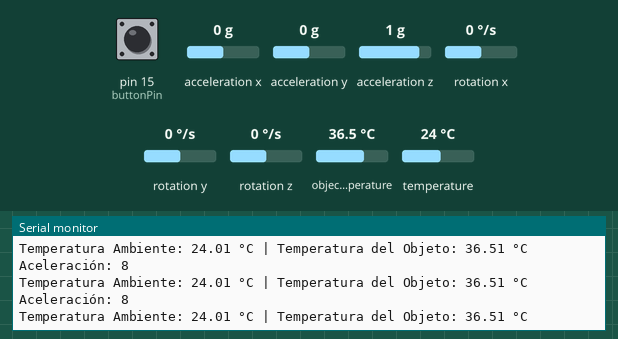
Bench run of a sketch on a simulated Arduino Uno, built with avr-gcc and run on an emulated ATmega328P. On the bench: the last lines printed to the serial monitor. Wiring (inferred from the names in the program): MPU-6050 motion sensor at I2C address 0x68. Inputs (shaded band) come from the test bench; at power-on: acceleration z 1 g, acceleration x 0 g, acceleration y 0 g, object temperature 36.5 °C, temperature 24 °C, pin 15 (buttonPin) HIGH, rotation x 0 °/s, rotation y 0 °/s, rotation z 0 °/s.

Above: at 1.2 s.
1.3 s: acceleration z set to 0 g
At 1.38 s:
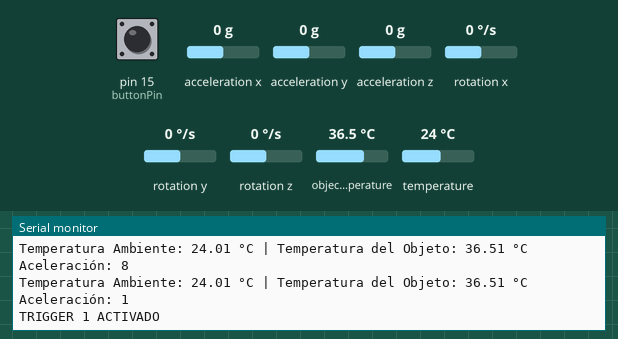
2.9 s: acceleration x set to -1.4 g
At 4.02 s:
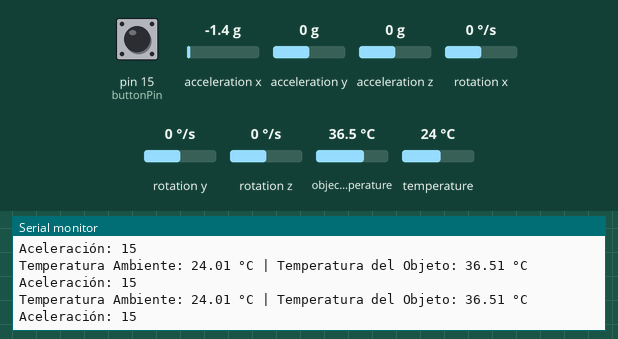
4.5 s: acceleration y set to -1.4 g
At 4.55 s:
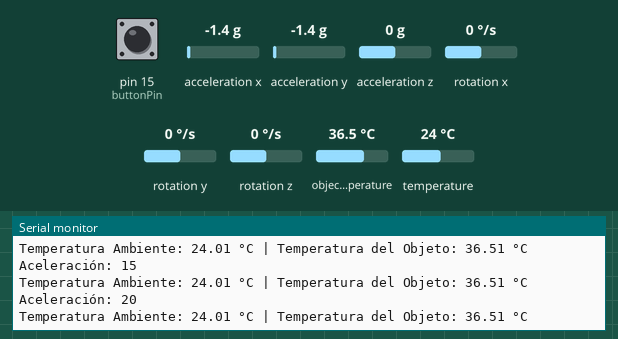
6.0 s: object temperature set to 20 °C
At 6.02 s:
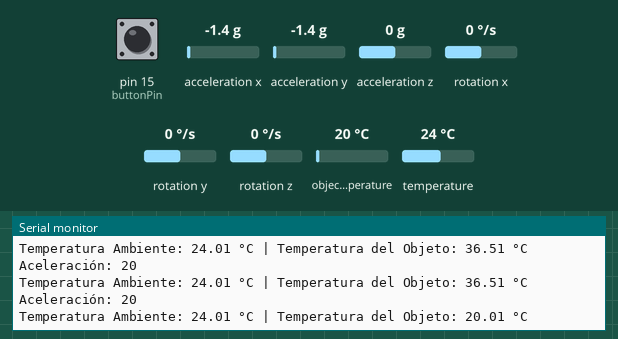
7.5 s: temperature set to 12 °C
At 7.6 s:
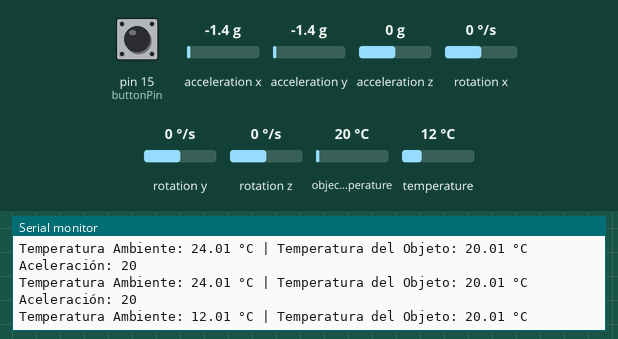
Timing chart, 0 to 10.0 s (numbered marks = the images above; inputs shaded):
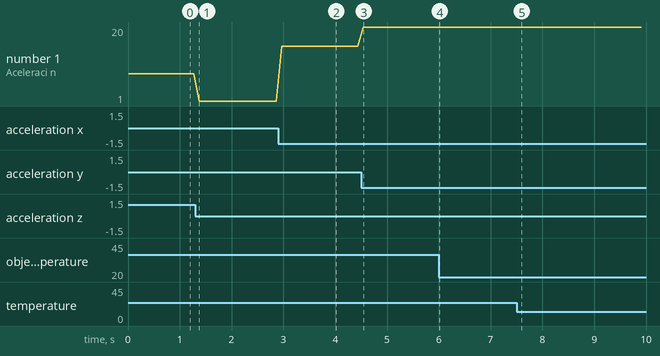

The sketch:

giro_temp.ino
```cpp
#include <Wire.h>
#include <Adafruit_MLX90614.h> // Librería para el GY-906
#include "MAX30105.h"
#include "heartRate.h"


//Sensores que se utilizaran
const int MPU_addr = 0x68; // Dirección I2C del MPU-6050 ace gri
Adafruit_MLX90614 mlx = Adafruit_MLX90614(); // Instancia del sensor GY-906 temp
MAX30105 particleSensor;

//Variables para la medicion de los sensores
int16_t AcX, AcY, AcZ, Tmp, GyX, GyY, GyZ;// Datos crudos de acerelarcion y giroscopio
float ax = 0, ay = 0, az = 0, gx = 0, gy = 0, gz = 0; //Normalizacion de datos de ace y gir
boolean fall = false, trigger1 = false, trigger2 = false, trigger3 = false;
byte trigger1count = 0, trigger2count = 0, trigger3count = 0;
int angleChange = 0;

//Variables para la teperatura
float tempAmb, tempObj;

//Medicion de pulso, oxigenacion  etc.
const byte RATE_SIZE = 4;
byte rates[RATE_SIZE];
byte rateSpot = 0;
long lastBeat = 0;
float beatsPerMinute;
int beatAvg;
float spo2;
unsigned long startTimeBPM = 0;
unsigned long startTimeSpO2 = 0;
bool bpmAlertReady = false;
bool spo2AlertReady = false;


//intervalo de timepo entre medicion de los sensores
const int sampleInterval = 10;
const int ALERT_TIME=1000;
bool alertActive = false;

//Pines que se utilizaran
const int buzzerPin=5;
const int ledPin=4;
const int motorvib=12;
const int buttonPin=15;


void setup() {
    Serial.begin(115200);
    Wire.begin();

    // Inicialización del MPU-6050
    Wire.beginTransmission(MPU_addr);
    Wire.write(0x6B);  // PWR_MGMT_1 register
    Wire.write(0);     // Despertar el MPU-6050
    Wire.endTransmission(true);
    Serial.println("MPU-6050 inicializado");

    // Inicialización del GY-906
    if (!mlx.begin()) {
        Serial.println("Error al inicializar el GY-906");
        while (1);
    }
    Serial.println("GY-906 inicializado");

    //


}

void loop() {
      if (digitalRead(buttonPin) == LOW && alertActive) {
    	cancelAlert();
  }
    if (fall) {
        Serial.println("FALL DETECTED");
        activateAlarms();
    }
    else{


    static unsigned long lastTime = 0;
     if (millis() - lastTime >= sampleInterval) {
	  lastTime = millis();
    //Logica de pulso y de oximetro


    //Logica de giroscopio
    mpu_read();
    ax = (AcX - 2050) / 16384.00;
    ay = (AcY - 77) / 16384.00;
    az = (AcZ - 1947) / 16384.00;
    gx = (GyX + 270) / 131.07;
    gy = (GyY - 351) / 131.07;
    gz = (GyZ + 136) / 131.07;

    // Calcular vector de amplitud
    float Raw_Amp = sqrt(ax * ax + ay * ay + az * az);
    int Amp = Raw_Amp * 10;
    Serial.print("Aceleración: ");
    Serial.println(Amp);

    if (Amp <= 2 && !trigger2) {
        trigger1 = true;
        Serial.println("TRIGGER 1 ACTIVADO");
    }

    if (trigger1) {
        trigger1count++;
        if (Amp >= 12) {
            trigger2 = true;
            Serial.println("TRIGGER 2 ACTIVADO");
            trigger1 = false; trigger1count = 0;
        }
    }

    if (trigger2) {
        trigger2count++;
        angleChange = sqrt(gx * gx + gy * gy + gz * gz);
        Serial.println(angleChange);
        if (angleChange >= 30 && angleChange <= 400) {
            trigger3 = true;
            trigger2 = false; trigger2count = 0;
            Serial.println("TRIGGER 3 ACTIVADO");
        }
    }

    if (trigger3) {
        trigger3count++;
        if (trigger3count >= 10) {
            angleChange = sqrt(gx * gx + gy * gy + gz * gz);
            Serial.println(angleChange);
            if (angleChange >= 0 && angleChange <= 10) {
                fall = true;
                trigger3 = false; trigger3count = 0;
                Serial.println("FALL DETECTED");
            } else {
                trigger3 = false; trigger3count = 0;
                Serial.println("TRIGGER 3 DEACTIVADO");
            }
        }
    }


    if (trigger2count >= 6) {
        trigger2 = false; trigger2count = 0;
        Serial.println("TRIGGER 2 DEACTIVADO");
    }

    if (trigger1count >= 6) {
        trigger1 = false; trigger1count = 0;
        Serial.println("TRIGGER 1 DEACTIVADO");
    }

    // Leer temperatura del GY-906

    mlx_temp();
    Serial.print("Temperatura Ambiente: ");
    Serial.print(tempAmb);
    Serial.print(" °C | Temperatura del Objeto: ");
    Serial.print(tempObj);
    Serial.println(" °C");


    delay(100);
}}}

void mpu_read() {
    Wire.beginTransmission(MPU_addr);
    Wire.write(0x3B);
    Wire.endTransmission(false);
    Wire.requestFrom(MPU_addr, 14, true);
    AcX = Wire.read() << 8 | Wire.read();
    AcY = Wire.read() << 8 | Wire.read();
    AcZ = Wire.read() << 8 | Wire.read();
    Tmp = Wire.read() << 8 | Wire.read();
    GyX = Wire.read() << 8 | Wire.read();
    GyY = Wire.read() << 8 | Wire.read();
    GyZ = Wire.read() << 8 | Wire.read();
}
void mlx_temp(){
 tempObj = mlx.readObjectTempC();
     tempAmb = mlx.readAmbientTempC();
}

// Función para activar las alarmas
void activateAlarms() {
  // Patrón de parpadeo del LED
  for (int i = 0; i < 5; i++) {
	digitalWrite(ledPin, HIGH);
	delay(100);
	digitalWrite(ledPin, LOW);
	delay(100);
  }

  // Mantener LED encendido mientras la alerta esté activa
  digitalWrite(ledPin, HIGH);

  // Activar buzzer con patrón de alarma
  for (int i = 0; i < 3; i++) {
	// Tono agudo
	tone(buzzerPin, 2000);
	delay(300);
	// Tono grave
	tone(buzzerPin, 1000);
	delay(300);
  }
  noTone(buzzerPin);
  delay(10000);
}

// Función para cancelar la alerta
void cancelAlert() {
  Serial.println("Alerta cancelada por el usuario.");
  alertActive = false;
  fall = false;

  // Apagar indicaciones
  digitalWrite(ledPin, LOW);
  noTone(buzzerPin);
}
```

Measured:
- after the input at 1.3 s, the serial monitor: prints a new line after 0.08 s (image 1)
- after the input at 2.9 s, the serial monitor: prints a new line after 0.06 s (image 2)
- after the input at 4.5 s, the serial monitor: prints a new line at once (image 3)
- after the input at 6.0 s, the serial monitor: prints a new line at once (image 4)
- after the input at 7.5 s, the serial monitor: prints a new line after 0.09 s (image 5)
- plotted number 1: 8 → 1 after the input at 1.3 s, 1 → 15 after the input at 2.9 s, 15 → 20 after the input at 4.5 s
